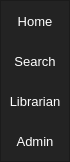
        <widget class="QFrame" name="frame_left_menu">
         <property name="minimumSize">
          <size>
           <width>70</width>
           <height>0</height>
          </size>
         </property>
         <property name="maximumSize">
          <size>
           <width>70</width>
           <height>16777215</height>
          </size>
         </property>
         <property name="styleSheet">
          <string notr="true">background-color: rgb(35, 35, 35);</string>
         </property>
         <property name="frameShape">
          <enum>QFrame::StyledPanel</enum>
         </property>
         <property name="frameShadow">
          <enum>QFrame::Raised</enum>
         </property>
         <layout class="QVBoxLayout" name="verticalLayout_2">
          <property name="leftMargin">
           <number>0</number>
          </property>
          <property name="topMargin">
           <number>0</number>
          </property>
          <property name="rightMargin">
           <number>0</number>
          </property>
          <property name="bottomMargin">
           <number>0</number>
          </property>
          <item alignment="Qt::AlignTop">
           <widget class="QFrame" name="frame_top_menus">
            <property name="frameShape">
             <enum>QFrame::NoFrame</enum>
            </property>
            <property name="frameShadow">
             <enum>QFrame::Raised</enum>
            </property>
            <layout class="QVBoxLayout" name="verticalLayout_3">
             <property name="spacing">
              <number>0</number>
             </property>
             <property name="leftMargin">
              <number>0</number>
             </property>
             <property name="topMargin">
              <number>0</number>
             </property>
             <property name="rightMargin">
              <number>0</number>
             </property>
             <property name="bottomMargin">
              <number>0</number>
             </property>
             <item>
              <widget class="QPushButton" name="btn_home">
               <property name="minimumSize">
                <size>
                 <width>0</width>
                 <height>40</height>
                </size>
               </property>
               <property name="font">
                <font>
                 <pointsize>10</pointsize>
                </font>
               </property>
               <property name="styleSheet">
                <string notr="true">QPushButton {	
	border: none;
	background-color: rgb(35, 35, 35);
	color: rgb(255, 255, 255);
}
QPushButton:hover {
	background-color: rgb(0, 170, 255);
}
</string>
               </property>
               <property name="text">
                <string>Home</string>
               </property>
               <property name="icon">
                <iconset>
                 <normaloff>:/icons/cil-home.png</normaloff>:/icons/cil-home.png</iconset>
               </property>
              </widget>
             </item>
             <item>
              <widget class="QPushButton" name="btn_search">
               <property name="minimumSize">
                <size>
                 <width>0</width>
                 <height>40</height>
                </size>
               </property>
               <property name="font">
                <font>
                 <pointsize>10</pointsize>
                </font>
               </property>
               <property name="styleSheet">
                <string notr="true">QPushButton {	
	border: none;
	background-color: rgb(35, 35, 35);
	color: rgb(255, 255, 255);
}
QPushButton:hover {
	background-color: rgb(0, 170, 255);
}
</string>
               </property>
               <property name="text">
                <string>Search</string>
               </property>
               <property name="icon">
                <iconset>
                 <normaloff>:/icons/cil-find-in-page.png</normaloff>:/icons/cil-find-in-page.png</iconset>
               </property>
              </widget>
             </item>
             <item>
              <widget class="QPushButton" name="btn_librarian">
               <property name="minimumSize">
                <size>
                 <width>0</width>
                 <height>40</height>
                </size>
               </property>
               <property name="font">
                <font>
                 <pointsize>10</pointsize>
                </font>
               </property>
               <property name="styleSheet">
                <string notr="true">QPushButton {	
	border: none;
	background-color: rgb(35, 35, 35);
	color: rgb(255, 255, 255);
}
QPushButton:hover {
	background-color: rgb(0, 170, 255);
}
</string>
               </property>
               <property name="text">
                <string>Librarian</string>
               </property>
               <property name="icon">
                <iconset>
                 <normaloff>:/icons/cil-paperclip.png</normaloff>:/icons/cil-paperclip.png</iconset>
               </property>
              </widget>
             </item>
             <item>
              <widget class="QPushButton" name="btn_admin">
               <property name="minimumSize">
                <size>
                 <width>0</width>
                 <height>40</height>
                </size>
               </property>
               <property name="font">
                <font>
                 <pointsize>10</pointsize>
                </font>
               </property>
               <property name="styleSheet">
                <string notr="true">QPushButton {	
	border: none;
	background-color: rgb(35, 35, 35);
	color: rgb(255, 255, 255);
}
QPushButton:hover {
	background-color: rgb(0, 170, 255);
}
</string>
               </property>
               <property name="text">
                <string>Admin</string>
               </property>
               <property name="icon">
                <iconset>
                 <normaloff>../../Downloads/Simple_PySide_Base-master/Simple_PySide_Base-master/icons/16x16/cil-description.png</normaloff>../../Downloads/Simple_PySide_Base-master/Simple_PySide_Base-master/icons/16x16/cil-description.png</iconset>
               </property>
              </widget>
             </item>
            </layout>
           </widget>
          </item>
         </layout>
        </widget>
